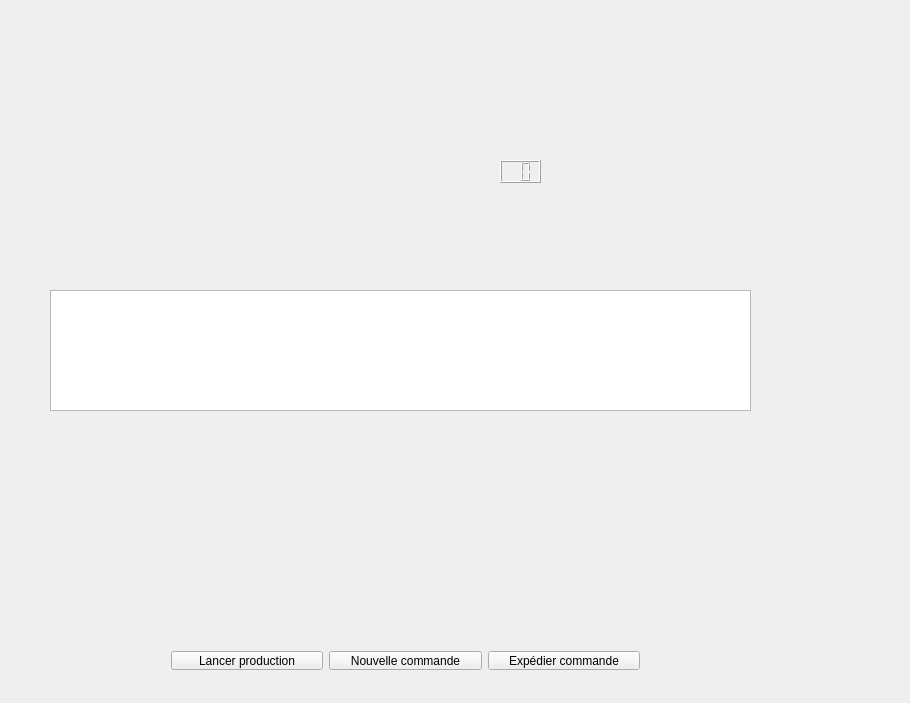
<?xml version="1.0" encoding="UTF-8"?>
<ui version="4.0">
 <class>FenPrincipale</class>
 <widget class="QWidget" name="FenPrincipale">
  <property name="geometry">
   <rect>
    <x>0</x>
    <y>0</y>
    <width>910</width>
    <height>703</height>
   </rect>
  </property>
  <property name="windowTitle">
   <string>Gestion de production - Edition Pro 2011</string>
  </property>
  <widget class="QLabel" name="lBackImage">
   <property name="geometry">
    <rect>
     <x>30</x>
     <y>50</y>
     <width>721</width>
     <height>211</height>
    </rect>
   </property>
   <property name="text">
    <string/>
   </property>
   <property name="pixmap">
    <pixmap resource="ressources.qrc">:/images/ressources/ihm.png</pixmap>
   </property>
   <property name="scaledContents">
    <bool>true</bool>
   </property>
  </widget>
  <widget class="QLabel" name="lCaptDim">
   <property name="geometry">
    <rect>
     <x>110</x>
     <y>70</y>
     <width>31</width>
     <height>31</height>
    </rect>
   </property>
   <property name="text">
    <string/>
   </property>
   <property name="pixmap">
    <pixmap resource="ressources.qrc">:/images/ressources/ok.png</pixmap>
   </property>
  </widget>
  <widget class="QLabel" name="lCaptPresC">
   <property name="geometry">
    <rect>
     <x>220</x>
     <y>70</y>
     <width>31</width>
     <height>31</height>
    </rect>
   </property>
   <property name="text">
    <string/>
   </property>
   <property name="pixmap">
    <pixmap resource="ressources.qrc">:/images/ressources/ok.png</pixmap>
   </property>
  </widget>
  <widget class="QLabel" name="lCaptImpr">
   <property name="geometry">
    <rect>
     <x>330</x>
     <y>70</y>
     <width>31</width>
     <height>31</height>
    </rect>
   </property>
   <property name="text">
    <string/>
   </property>
   <property name="pixmap">
    <pixmap resource="ressources.qrc">:/images/ressources/ok.png</pixmap>
   </property>
  </widget>
  <widget class="QLabel" name="lEtatFile">
   <property name="geometry">
    <rect>
     <x>510</x>
     <y>70</y>
     <width>31</width>
     <height>31</height>
    </rect>
   </property>
   <property name="text">
    <string/>
   </property>
   <property name="pixmap">
    <pixmap resource="ressources.qrc">:/images/ressources/ok.png</pixmap>
   </property>
  </widget>
  <widget class="QLabel" name="lCaptPresP">
   <property name="geometry">
    <rect>
     <x>690</x>
     <y>10</y>
     <width>31</width>
     <height>31</height>
    </rect>
   </property>
   <property name="text">
    <string/>
   </property>
   <property name="pixmap">
    <pixmap resource="ressources.qrc">:/images/ressources/ok.png</pixmap>
   </property>
  </widget>
  <widget class="QLCDNumber" name="lcdFile">
   <property name="geometry">
    <rect>
     <x>500</x>
     <y>160</y>
     <width>41</width>
     <height>23</height>
    </rect>
   </property>
   <property name="numDigits">
    <number>2</number>
   </property>
  </widget>
  <widget class="QTextEdit" name="tLog">
   <property name="geometry">
    <rect>
     <x>50</x>
     <y>290</y>
     <width>701</width>
     <height>121</height>
    </rect>
   </property>
   <property name="readOnly">
    <bool>true</bool>
   </property>
  </widget>
  <widget class="QWidget" name="horizontalLayoutWidget">
   <property name="geometry">
    <rect>
     <x>160</x>
     <y>640</y>
     <width>491</width>
     <height>41</height>
    </rect>
   </property>
   <layout class="QHBoxLayout" name="boutonLayout">
    <item>
     <widget class="QPushButton" name="bRunProd">
      <property name="text">
       <string>Lancer production</string>
      </property>
     </widget>
    </item>
    <item>
     <widget class="QPushButton" name="bNewCom">
      <property name="text">
       <string>Nouvelle commande</string>
      </property>
     </widget>
    </item>
    <item>
     <widget class="QPushButton" name="bExpCom">
      <property name="text">
       <string>Expédier commande</string>
      </property>
     </widget>
    </item>
   </layout>
  </widget>
  <widget class="QWidget" name="verticalLayoutWidget">
   <property name="geometry">
    <rect>
     <x>50</x>
     <y>420</y>
     <width>701</width>
     <height>211</height>
    </rect>
   </property>
   <layout class="QVBoxLayout" name="tComm"/>
  </widget>
 </widget>
 <layoutdefault spacing="6" margin="11"/>
 <resources>
  <include location="ressources.qrc"/>
 </resources>
 <connections/>
</ui>
